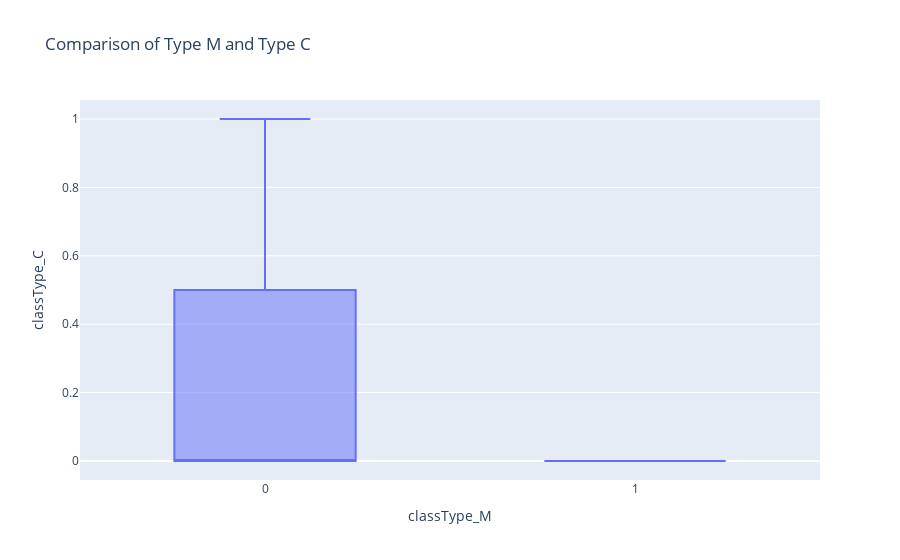

Notebook code for this chart:
### Code cell
## This is a box plot comparing the class type C and the class type M.
px.box(df, x='classType_M', y='classType_C', title = 'Comparison of Type M and Type C')

### Figure 1 — Plotly figure (JSON) as saved in the notebook; plotly's stock layout.template omitted (floating-point values rounded to 4 significant figures)
{"data": [{"alignmentgroup": "True", "hovertemplate": "classType_M=%{x}<br>classType_C=%{y}<extra></extra>", "legendgroup": "", "marker": {"color": "#636efa"}, "name": "", "notched": false, "offsetgroup": "", "orientation": "v", "showlegend": false, "type": "box", "x": [1, 1, 1, 0, 1, 0, 1, 1, 1, 1, 1, 1, 0, 1, 1, 1, 1, 1, 1, 1, 1, 1, 1, 1, 1, 1, 0, 1, 1, 1, 1, 1, 1, 1, 1, 1, 1, 1, 1, 1, 1, 1, 1, 1, 1, 1, 1, 1, 1, 1, 0, 0, 1, 1, 0, 1, 0, 1, 1, 1, 1, 1, 1, 1, 1, 1, 1, 1, 1, 1, 1, 1, 1, 1, 1, 1, 1, 1, 1, 1, 1, 1, 1, 1, 1, 1, 1, 1], "x0": " ", "xaxis": "x", "y": [0, 0, 0, 1, 0, 1, 0, 0, 0, 0, 0, 0, 0, 0, 0, 0, 0, 0, 0, 0, 0, 0, 0, 0, 0, 0, 0, 0, 0, 0, 0, 0, 0, 0, 0, 0, 0, 0, 0, 0, 0, 0, 0, 0, 0, 0, 0, 0, 0, 0, 0, 0, 0, 0, 0, 0, 0, 0, 0, 0, 0, 0, 0, 0, 0, 0, 0, 0, 0, 0, 0, 0, 0, 0, 0, 0, 0, 0, 0, 0, 0, 0, 0, 0, 0, 0, 0, 0], "y0": " ", "yaxis": "y"}], "layout": {"autosize": true, "boxmode": "group", "legend": {"tracegroupgap": 0}, "title": {"text": "Comparison of Type M and Type C"}, "xaxis": {"anchor": "y", "autorange": true, "domain": [0, 1], "range": [-0.5, 1.5], "title": {"text": "classType_M"}, "type": "linear"}, "yaxis": {"anchor": "x", "autorange": true, "domain": [0, 1], "range": [-0.05556, 1.056], "title": {"text": "classType_C"}, "type": "linear"}}}
